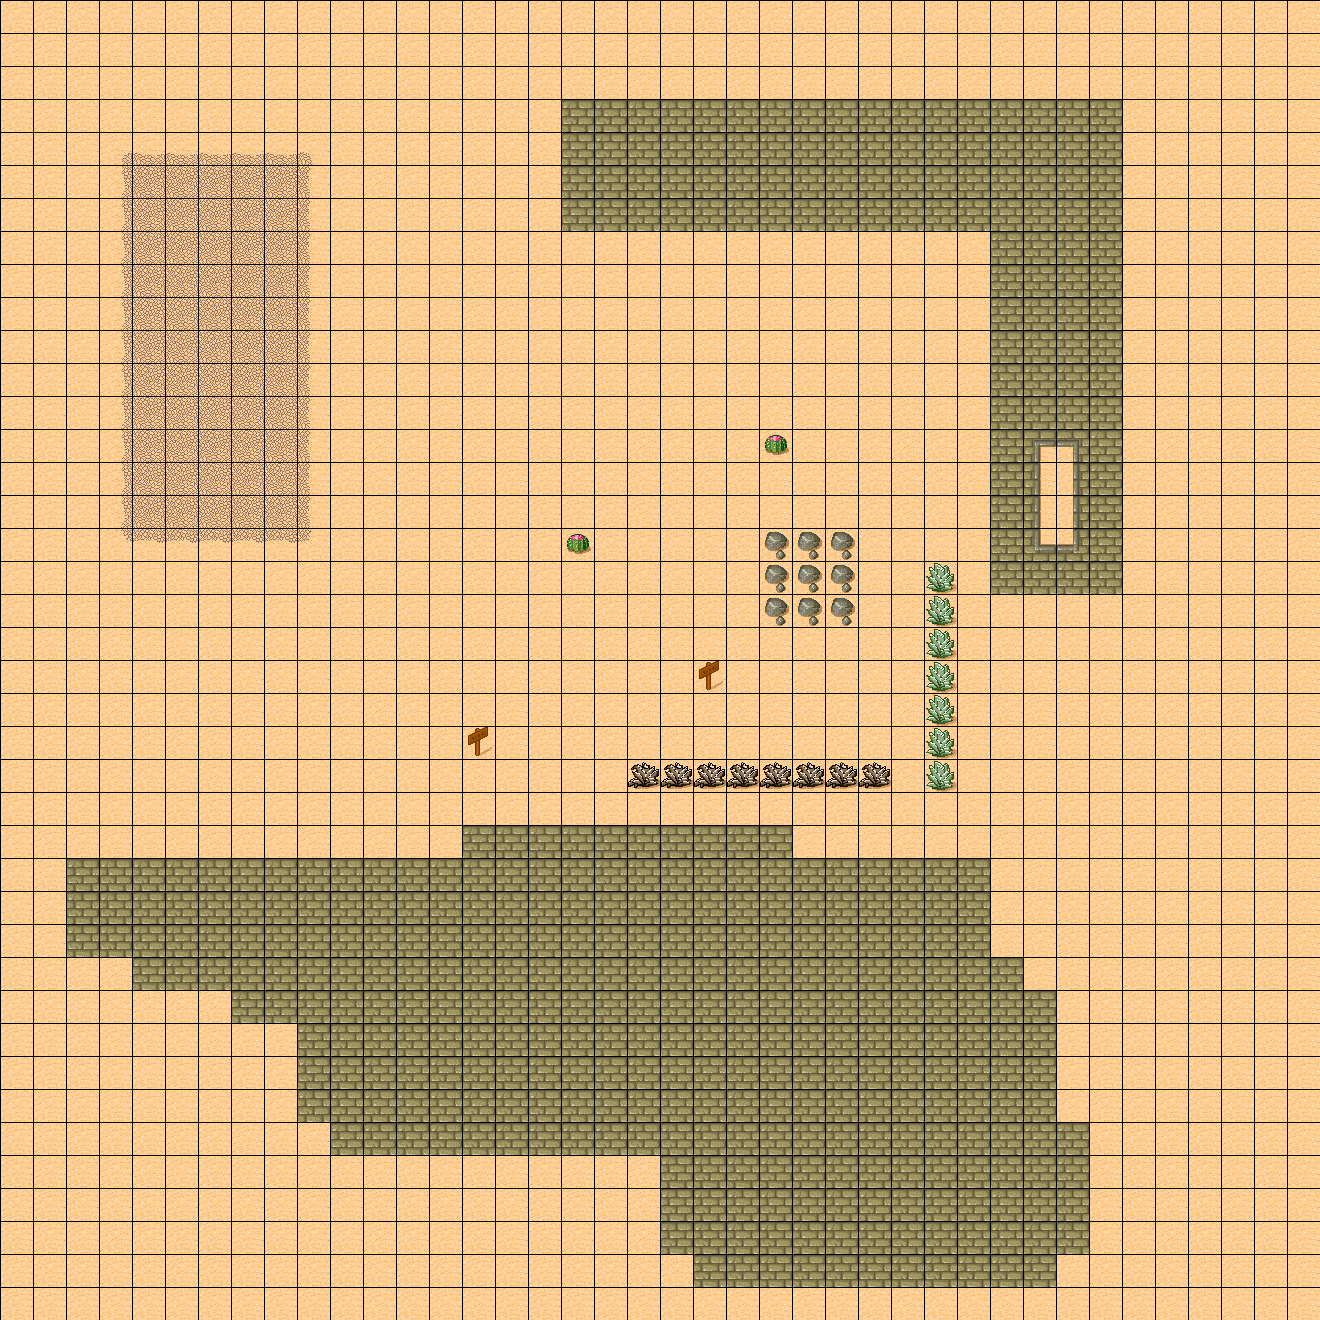

Below is a game level as drawn by its tile map, then a one-line description and the .tmx that defines it (tile-layer data replaced by summaries):
An orthogonal 40x40 tile map with 33x33 px tiles, 2 tile layers (Layer1, Layer2).

<map version="1.0" orientation="orthogonal" renderorder="right-down" width="40" height="40" tilewidth="33" tileheight="33">
 <tileset firstgid="1" name="tmw_desert_spacing" tilewidth="33" tileheight="33">
  <image source="tmw_desert_spacing.png" width="265" height="199" />
 </tileset>
 <layer name="Layer1" width="40" height="40">
  <data>[1600 cells, 1600 non-empty, 1 distinct tile ids]</data>
 </layer>
 <layer name="Layer2" width="40" height="40">
  <data>[1600 cells, 519 non-empty, 21 distinct tile ids]</data>
 </layer>
</map>
